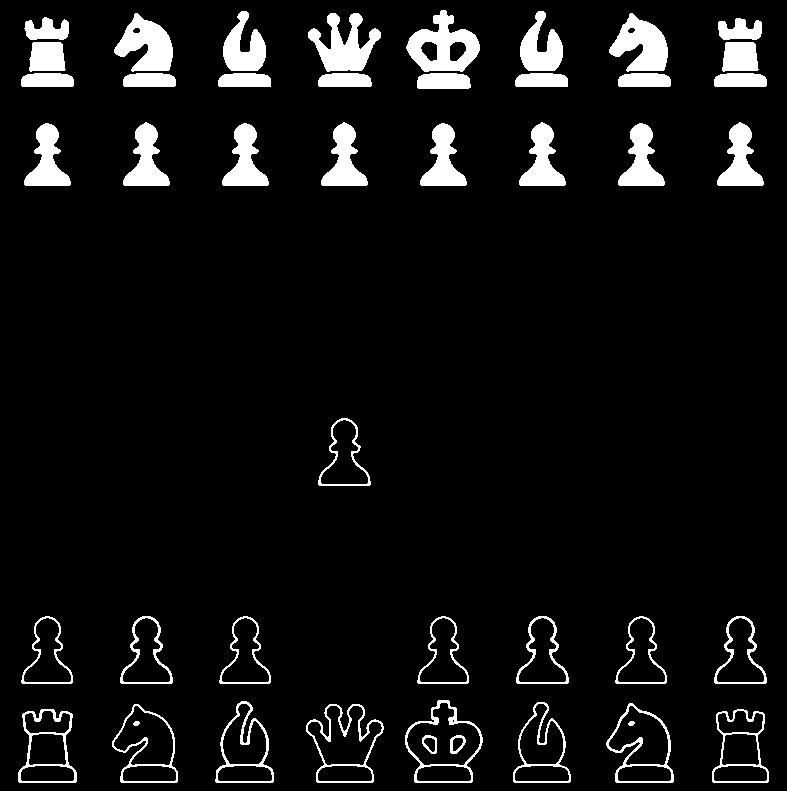
//> input picture images/templateThreshold.png, 787 x 791 px
$ ./tm   (built with g++ and OpenCV 4)
//> lines starting //> are read from the running program, lines starting //| are printed output that depends on the picture; after the words box and inside, x2 and y2 are one past the last pixel; in counts of white or black regions, pixels touching at a corner belong together
#include "opencv2/highgui/highgui.hpp"
#include "opencv2/imgproc/imgproc.hpp"
#include <iostream>
#include <bits/stdc++.h>
#include <stdio.h>

using namespace std;
using namespace cv;

/// Global Variables
Mat imgz; Mat templ; Mat result;
char* image_window = "Source Image";
char* result_window = "Result window";

int match_method=2;
int max_Trackbar = 5;

/// Function Headers
void MatchingMethod( int, void* );

/** @function main */
int main( int argc, char** argv )
{
  /// Load image and template
  string templateName="wpawn.png";
  imgz = imread( "templateThreshold.png", 1 );
//> imgz is the input picture: 791 rows x 787 cols, CV_8UC3; 7.1% white; 46 white regions, largest, box (x1, y1, x2, y2) and area: (406, 10, 480, 72) 2354, (308, 13, 381, 72) 2158, (609, 13, 668, 72) 2052
  templ = imread( templateName, 1 );
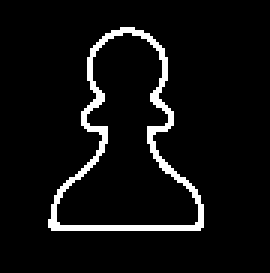
//> input picture images/wpawn.png, 90 x 91 px (shown 3 times larger)
//> templ is the input picture: 91 rows x 90 cols, CV_8UC3; 5.9% white in thin lines or dots, all inside (x1, y1, x2, y2) = (16, 9, 68, 77)

  /// Create windows
  namedWindow( image_window, CV_WINDOW_AUTOSIZE );
  namedWindow( result_window, CV_WINDOW_AUTOSIZE );

  /// Create Trackbar
  char* trackbar_label = "Method: \n 0: SQDIFF \n 1: SQDIFF NORMED \n 2: TM CCORR \n 3: TM CCORR NORMED \n 4: TM COEFF \n 5: TM COEFF NORMED";
  createTrackbar( trackbar_label, image_window, &match_method, max_Trackbar, MatchingMethod );

  MatchingMethod( 0, 0 );

  waitKey(0);
  return 0;
}

/**
 * @function MatchingMethod
 * @brief Trackbar callback
 */
void MatchingMethod( int, void* )
{
      /// Source image to display
      Mat img_display;
      imgz.copyTo( img_display );

      /// Create the result matrix
      int result_cols =  imgz.cols - templ.cols + 1;
//> result_cols = 698
      int result_rows = imgz.rows - templ.rows + 1;
//> result_rows = 701

      result.create( result_cols, result_rows, CV_32FC1 );

      /// Do the Matching and Normalize
      matchTemplate( imgz, templ, result, match_method );
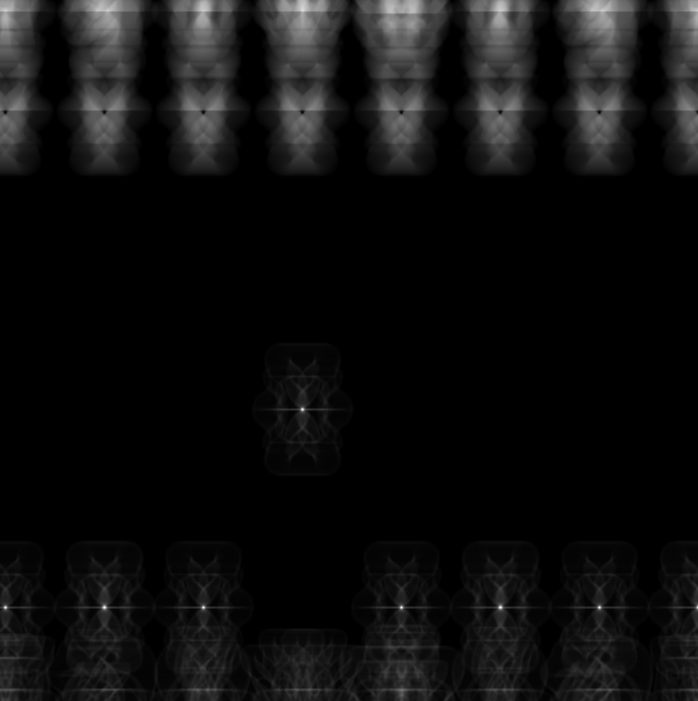
//> result: 701 rows x 698 cols, CV_32FC1; min -11.01, max 94416312, mean 5593250.5; drawn with min black and max white
      normalize( result, result, 0, 1, NORM_MINMAX, -1, Mat() );

      /// Localizing the best match with minMaxLoc
      Point minLoc; Point maxLoc;
      Point matchLoc;
      double minVal; double maxVal;

      for(int k=1;k<=8;k++)
      {
        minMaxLoc( result, &minVal, &maxVal, &minLoc, &maxLoc, Mat() );

        // cout<<"Match #"<<k<<" occurs at:"<<result.at<float>(minLoc.x,minLoc.y)<<endl;
        cout<<"Loacation:"<<matchLoc.x<<","<<matchLoc.y<<endl;
        // Lowest matches
        if( match_method  == CV_TM_SQDIFF || match_method == CV_TM_SQDIFF_NORMED )
        {
            result.at<float>(minLoc.x,minLoc.y)=1.0;
            result.at<float>(maxLoc.x,maxLoc.y)=1.0;
        }
        else
        {
            result.at<float>(minLoc.x,minLoc.y)=0.0;
            result.at<float>(maxLoc.x,maxLoc.y)=0.0;
        }

      /// For SQDIFF and SQDIFF_NORMED, the best matches are lower values. For all the other methods, the higher the better
      if( match_method  == CV_TM_SQDIFF || match_method == CV_TM_SQDIFF_NORMED )
        { matchLoc = minLoc; }
      else
        { matchLoc = maxLoc; }

      /// Show me what you got
      rectangle( img_display, matchLoc, Point( matchLoc.x + templ.cols , matchLoc.y + templ.rows ), Scalar(0,0,255), 2, 8, 0 );
      rectangle( result, matchLoc, Point( matchLoc.x + templ.cols , matchLoc.y + templ.rows ), Scalar(0,0,255), 2, 8, 0 );
      }
//> this loop made 8 passes
//> (maxVal, minLoc, matchLoc) on passes 1 to 8: (1, Point(102, 409), Point(302, 409)), (1, Point(409, 102), Point(5, 607)), (1, Point(607, 5), Point(104, 607)), (1, Point(607, 5), Point(203, 607)), (1, Point(607, 5), Point(401, 607)), (1, Point(607, 5), Point(500, 607)), (1, Point(607, 5), Point(599, 607)), (0.872, Point(607, 5), Point(302, 10))
//| Loacation:302,409
//| Loacation:5,607
//| Loacation:104,607
//| Loacation:203,607
//| Loacation:401,607
//| Loacation:500,607
//| Loacation:599,607
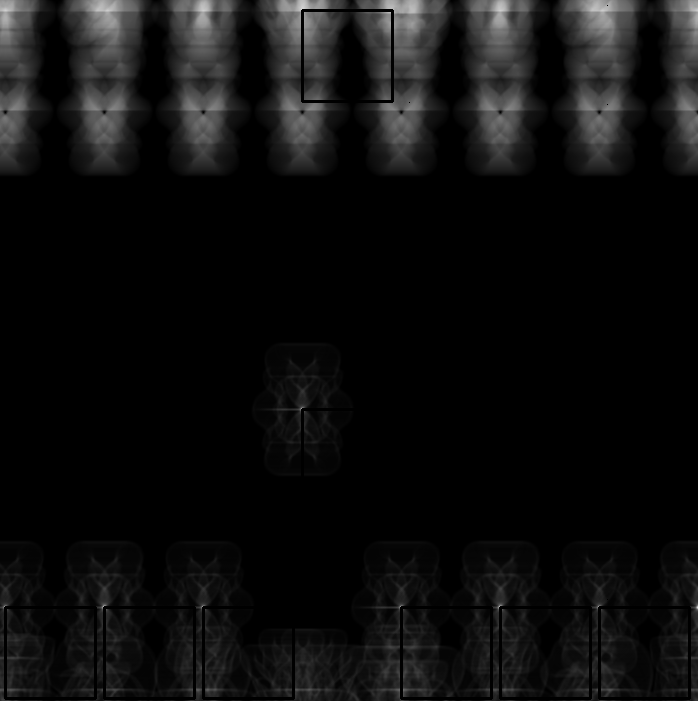
//> result: 701 rows x 698 cols, CV_32FC1; min 0, max 0.839, mean 0.0569
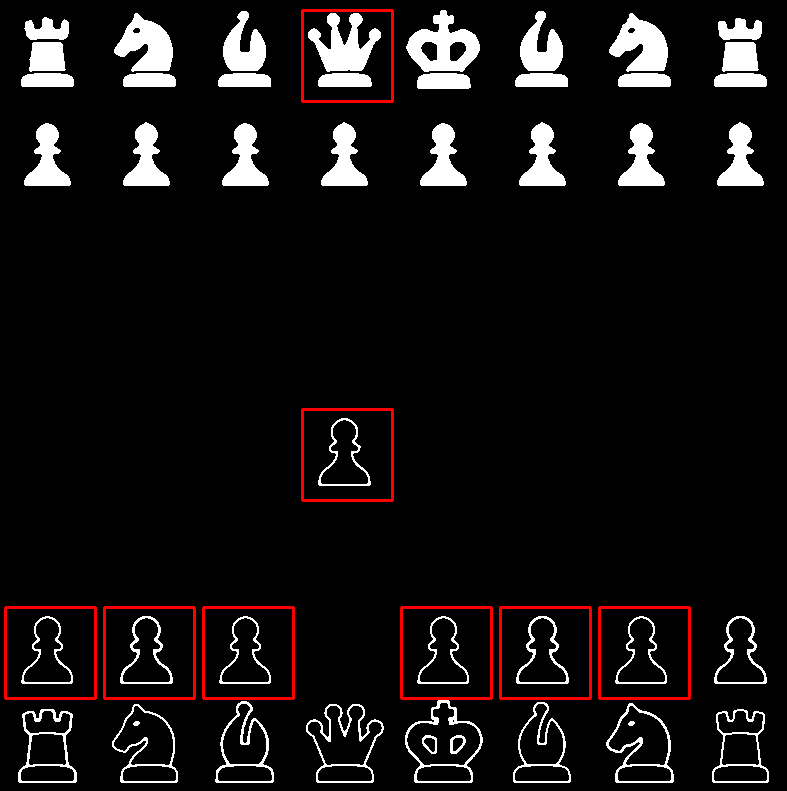
//> img_display: 791 rows x 787 cols, CV_8UC3; 1.39% of pixels changed, all inside (x1, y1, x2, y2) = (4, 9, 691, 700)
//> after the loop, minVal = 0; maxVal = 0.872
      imshow( image_window, img_display );
      imshow( result_window, result );

      return;
    }
